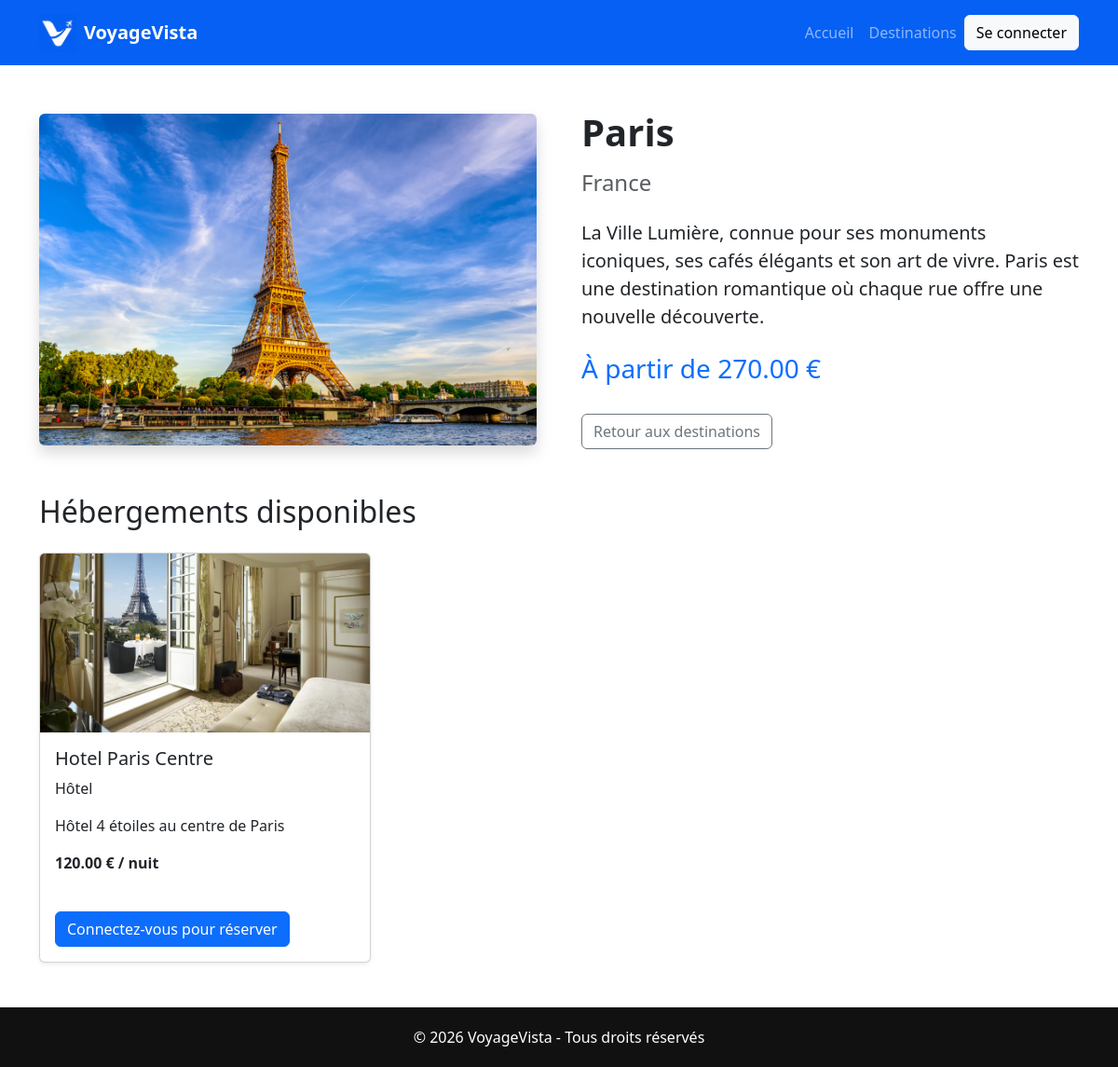
Screenshot of /destination.php?id=11 with the database file from the repository.
### tables this page shows
CREATE TABLE `destinations` (
  `id` int(11) NOT NULL,
  `name` varchar(150) NOT NULL,
  `country` varchar(150) NOT NULL,
  `description` text NOT NULL,
  `image` varchar(255) NOT NULL,
  `price` decimal(10,2) NOT NULL,
  `created_at` timestamp NOT NULL DEFAULT CURRENT_TIMESTAMP
);

CREATE TABLE `accommodations` (
  `id` int(11) NOT NULL,
  `destination_id` int(11) NOT NULL,
  `name` varchar(100) NOT NULL,
  `type` varchar(50) DEFAULT NULL,
  `description` text,
  `price_per_night` decimal(10,2) DEFAULT NULL,
  `image` varchar(255) DEFAULT NULL
);

### models/destinationModel.php (called while the page is built, shortened)
<?php
require_once __DIR__ . "/../config/database.php";
function getDestinationById($id) {
    global $pdo;
    $stmt = $pdo->prepare(
        "SELECT * FROM destinations
         WHERE id = ?"
    );
    $stmt->execute([$id]);
    return $stmt->fetch();
};
?>

### models/accommodationModel.php (called while the page is built, shortened)
<?php
require_once __DIR__ . "/../config/database.php";
function getAccommodationsByDestination(
    $destinationId
) {
    global $pdo;
    $stmt = $pdo->prepare(
        "SELECT *
         FROM accommodations
         WHERE destination_id = ?"
    );
    $stmt->execute([$destinationId]);
    return $stmt->fetchAll();
}

### destination.php (the view, shortened to what this page needs)
<?php
require_once __DIR__ . "/models/destinationModel.php";
require_once __DIR__ . "/models/accommodationModel.php";
$id = intval($_GET["id"]);
$destination = getDestinationById($id);
$accommodations =
    getAccommodationsByDestination(
        $destination["id"]
    );
?>
<!DOCTYPE html>
<html lang="fr">
<head>
    <link rel="stylesheet"
          href="assets/css/bootstrap.min.css">
    <link rel="stylesheet"
          href="assets/css/style.css">
</head>
<body>
    <?php include __DIR__ . '/includes/navbar.php'; ?>
    <section class="container my-5">
        <div class="row g-5 align-items-center">
            <div class="col-md-6">
                <img src="assets/images/<?= $destination["image"]; ?>"
                     class="img-fluid rounded shadow"
                     alt="<?= $destination["name"]; ?>">
            </div>
            <div class="col-md-6">
                <h1 class="fw-bold mb-3">
                    <?= $destination["name"]; ?>
                </h1>
                <h4 class="text-muted mb-4">
                    <?= $destination["country"]; ?>
                </h4>
                <p class="lead">
                    <?= $destination["description"]; ?>
                </p>
                <h3 class="text-primary mt-4">
                    À partir de
                    <?= $destination["price"]; ?> €
                </h3>
                <a href="destinations.php"
                   class="btn btn-outline-secondary mt-4">
                    Retour aux destinations
                </a>
            </div>
        </div>
        <h2 class="mt-5 mb-4">
            Hébergements disponibles
        </h2>
        <div class="row g-4">
            <?php foreach($accommodations as $hotel): ?>
                <div class="col-md-4">
                    <div class="card h-100 shadow-sm">
                        <img src="assets/images/<?= $hotel["image"]; ?>"
                            class="card-img-top">
                        <div class="card-body">
                            <h5>
                                <?= $hotel["name"]; ?>
                            </h5>
                            <p>
                                <?= $hotel["type"]; ?>
                            </p>
                            <p>
                                <?= $hotel["description"]; ?>
                            </p>
                            <p class="fw-bold">
                                <?= $hotel["price_per_night"]; ?> €
                                / nuit
                            </p>
                            <?php if(isset($_SESSION["user_id"])): ?>
                                <a href="reservations/book.php?accommodation_id=<?= $hotel["id"]; ?>"
                                class="btn btn-primary">
                                    Réserver
                                </a>
                            <?php else: ?>
                                <a href="login.php"
                                class="btn btn-primary mt-4">
                                    Connectez-vous pour réserver
                                </a>
                            <?php endif; ?>
                        </div>
                    </div>
                </div>
            <?php endforeach; ?>
        </div>
    </section>
    <?php include __DIR__ . '/includes/footer.php'; ?>
</body>
</html>

### rows the page displays
destinations: image+name (picture), name "Paris", country "France", description "La Ville Lumière, connue pour ses monuments iconiques, ses cafés élégants et son art de vivre. Paris est une destination romantique où chaque rue offre une nouvelle découverte.", price "270.00"
accommodations: image (picture), name "Hotel Paris Centre", type "Hôtel", description "Hôtel 4 étoiles au centre de Paris", price_per_night "120.00"
